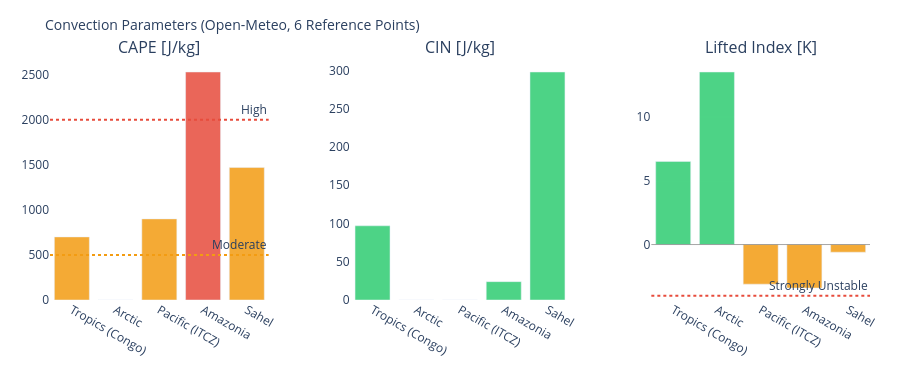

The cell this chart's notebook holds for it:
### Markdown cell above
---
## 3. Visualizations

### Code cell
# ============================================================
# CAPE / CIN / LIFTED INDEX – Convection potential
# ============================================================

if not df_atm.empty:
    fig = make_subplots(
        rows=1, cols=3,
        subplot_titles=['CAPE [J/kg]', 'CIN [J/kg]', 'Lifted Index [K]'],
        horizontal_spacing=0.1
    )
    pts = df_atm['point'].tolist()
    pt_colors = ['#E85D24','#185FA5','#888780','#378ADD','#639922','#F2A623']

    # CAPE – höher = mehr Gewitterpotential
    cape_vals = df_atm['cape'].fillna(0).tolist()
    cape_colors = ['#e74c3c' if v > 2000 else '#f39c12' if v > 500 else '#2ecc71'
                   for v in cape_vals]
    fig.add_trace(go.Bar(x=pts, y=cape_vals, marker_color=cape_colors,
                         opacity=0.85, showlegend=False), row=1, col=1)
    fig.add_hline(y=2000, line_dash='dot', line_color='#e74c3c',
                  annotation_text='High', row=1, col=1)
    fig.add_hline(y=500,  line_dash='dot', line_color='#f39c12',
                  annotation_text='Moderate', row=1, col=1)

    # CIN – negativer = stärker gedeckelt (weniger Auslöse)
    cin_vals = df_atm['cin'].fillna(0).tolist()
    cin_colors = ['#e74c3c' if v < -200 else '#f39c12' if v < -50 else '#2ecc71'
                  for v in cin_vals]
    fig.add_trace(go.Bar(x=pts, y=cin_vals, marker_color=cin_colors,
                         opacity=0.85, showlegend=False), row=1, col=2)

    # Lifted Index – negativ = instabil
    li_vals = df_atm['li'].fillna(0).tolist()
    li_colors = ['#e74c3c' if v < -4 else '#f39c12' if v < 0 else '#2ecc71'
                 for v in li_vals]
    fig.add_trace(go.Bar(x=pts, y=li_vals, marker_color=li_colors,
                         opacity=0.85, showlegend=False), row=1, col=3)
    fig.add_hline(y=0, line_color='gray', line_width=0.7, row=1, col=3)
    fig.add_hline(y=-4, line_dash='dot', line_color='#e74c3c',
                  annotation_text='Strongly Unstable', row=1, col=3)

    fig.update_layout(
        title=dict(text='Convection Parameters (Open-Meteo, 6 Reference Points)', font=dict(size=14)),
        height=380, plot_bgcolor='rgba(0,0,0,0)', paper_bgcolor='rgba(0,0,0,0)',
        margin=dict(l=50, r=30, t=60, b=80)
    )
    fig.update_xaxes(tickangle=30)
    fig.show()

### Figure 1 — Plotly figure (JSON) as saved in the notebook; plotly's stock layout.template omitted (floating-point values rounded to 4 significant figures)
{"data": [{"marker": {"color": ["#f39c12", "#2ecc71", "#f39c12", "#e74c3c", "#f39c12"]}, "opacity": 0.85, "showlegend": false, "type": "bar", "x": ["Tropics (Congo)", "Arctic", "Pacific (ITCZ)", "Amazonia", "Sahel"], "xaxis": "x", "y": [700.0, 0.0, 900.0, 2530.0, 1470.0], "yaxis": "y"}, {"marker": {"color": ["#2ecc71", "#2ecc71", "#2ecc71", "#2ecc71", "#2ecc71"]}, "opacity": 0.85, "showlegend": false, "type": "bar", "x": ["Tropics (Congo)", "Arctic", "Pacific (ITCZ)", "Amazonia", "Sahel"], "xaxis": "x2", "y": [97.0, 0.0, 0.0, 24.0, 298.0], "yaxis": "y2"}, {"marker": {"color": ["#2ecc71", "#2ecc71", "#f39c12", "#f39c12", "#f39c12"]}, "opacity": 0.85, "showlegend": false, "type": "bar", "x": ["Tropics (Congo)", "Arctic", "Pacific (ITCZ)", "Amazonia", "Sahel"], "xaxis": "x3", "y": [6.5, 13.5, -3.1, -3.4, -0.6], "yaxis": "y3"}], "layout": {"annotations": [{"font": {"size": 16}, "showarrow": false, "text": "CAPE [J/kg]", "x": 0.1333, "xanchor": "center", "xref": "paper", "y": 1.0, "yanchor": "bottom", "yref": "paper"}, {"font": {"size": 16}, "showarrow": false, "text": "CIN [J/kg]", "x": 0.5, "xanchor": "center", "xref": "paper", "y": 1.0, "yanchor": "bottom", "yref": "paper"}, {"font": {"size": 16}, "showarrow": false, "text": "Lifted Index [K]", "x": 0.8667, "xanchor": "center", "xref": "paper", "y": 1.0, "yanchor": "bottom", "yref": "paper"}, {"showarrow": false, "text": "High", "x": 1, "xanchor": "right", "xref": "x domain", "y": 2000, "yanchor": "bottom", "yref": "y"}, {"showarrow": false, "text": "Moderate", "x": 1, "xanchor": "right", "xref": "x domain", "y": 500, "yanchor": "bottom", "yref": "y"}, {"showarrow": false, "text": "Strongly Unstable", "x": 1, "xanchor": "right", "xref": "x3 domain", "y": -4, "yanchor": "bottom", "yref": "y3"}], "height": 380, "margin": {"b": 80, "l": 50, "r": 30, "t": 60}, "paper_bgcolor": "rgba(0,0,0,0)", "plot_bgcolor": "rgba(0,0,0,0)", "shapes": [{"line": {"color": "#e74c3c", "dash": "dot"}, "type": "line", "x0": 0, "x1": 1, "xref": "x domain", "y0": 2000, "y1": 2000, "yref": "y"}, {"line": {"color": "#f39c12", "dash": "dot"}, "type": "line", "x0": 0, "x1": 1, "xref": "x domain", "y0": 500, "y1": 500, "yref": "y"}, {"line": {"color": "gray", "width": 0.7}, "type": "line", "x0": 0, "x1": 1, "xref": "x3 domain", "y0": 0, "y1": 0, "yref": "y3"}, {"line": {"color": "#e74c3c", "dash": "dot"}, "type": "line", "x0": 0, "x1": 1, "xref": "x3 domain", "y0": -4, "y1": -4, "yref": "y3"}], "title": {"font": {"size": 14}, "text": "Convection Parameters (Open-Meteo, 6 Reference Points)"}, "xaxis": {"anchor": "y", "domain": [0.0, 0.2667], "tickangle": 30}, "xaxis2": {"anchor": "y2", "domain": [0.3667, 0.6333], "tickangle": 30}, "xaxis3": {"anchor": "y3", "domain": [0.7333, 1.0], "tickangle": 30}, "yaxis": {"anchor": "x", "domain": [0.0, 1.0]}, "yaxis2": {"anchor": "x2", "domain": [0.0, 1.0]}, "yaxis3": {"anchor": "x3", "domain": [0.0, 1.0]}}}
